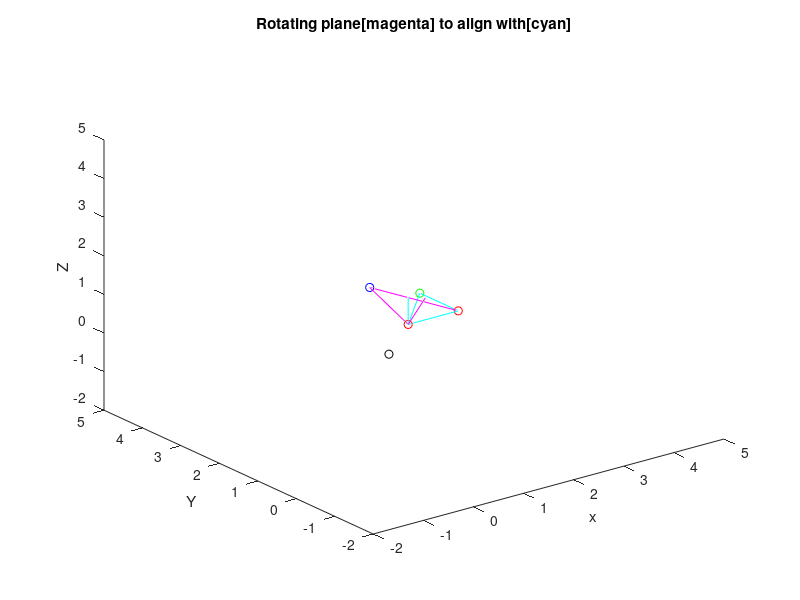

MATLAB code for this plot:
clear all;

% Creating four points
point1 = [1 1 1];
point2 = [2 1 1];
point3 = [2 2 1];
point4 = [1 2 1.5];

% Plotting 4 points
figure;
plot3(point1(1),point1(2),point1(3),'or');
hold on;
plot3(point2(1),point2(2),point2(3),'or');
plot3(point3(1),point3(2),point3(3),'og');
plot3(point4(1),point4(2),point4(3),'ob');

xlabel(' x ');
ylabel(' Y ');
zlabel(' Z ');
xlim([-2 5])
ylim([-2 5])
zlim([-2 5])


% orienting the point 4 in same plane as other 3 points

% Plane 1 = 1,2,3
% Creating vector between points 1 and 2
vec12 = point2 - point1;
vec12_p = [point1; point1+vec12];
vec12_UV = vec12./vecnorm(vec12);
plot3(vec12_p(:,1),vec12_p(:,2),vec12_p(:,3),'c', 'LineWidth',0.5);

% Creating vector between points 1 and 3
vec13 = point3 - point1;
vec13_p = [point1; point1+vec13];
vec13_UV = vec13./vecnorm(vec13);
plot3(vec13_p(:,1),vec13_p(:,2),vec13_p(:,3),'c', 'LineWidth',0.5);

% Creating vector between points 2 and 3
vec23 = point3 - point2;
vec23_p = [point2; point2+vec23];
vec23_UV = vec23./vecnorm(vec23);
plot3(vec23_p(:,1),vec23_p(:,2),vec23_p(:,3),'c', 'LineWidth',0.5);


% Plane 2 = 1,2,4

% Creating vector between points 1 and 4
vec14 = point4 - point1;
vec14_p = [point1; point1+vec14];
vec14_UV = vec14./vecnorm(vec14);
plot3(vec14_p(:,1),vec14_p(:,2),vec14_p(:,3),'m', 'LineWidth',0.5);

% computing new axis
ih2 = cross(vec12_UV, vec14_UV);
ih2_UV = ih2./vecnorm(ih2);
vec1i2_p = [point1; point1+ih2];
plot3(vec1i2_p(:,1),vec1i2_p(:,2),vec1i2_p(:,3),'m', 'LineWidth',0.5)

ih = cross(vec12_UV, vec13_UV);
ih_UV = ih./vecnorm(ih);
vec1i_p = [point1; point1+ih];
plot3(vec1i_p(:,1),vec1i_p(:,2),vec1i_p(:,3),'c', 'LineWidth',0.5)


% Creating vector between points 2 and 4
vec24 = point4 - point2;
vec24_p = [point2; point2+vec24];
vec24_UV = vec24./vecnorm(vec24);
plot3(vec24_p(:,1),vec24_p(:,2),vec24_p(:,3),'m', 'LineWidth',0.5);

title('Rotating plane[magenta] to align with[cyan]')
pause(5)

% Computing the required angle of rotation 
% theta = dot(ih2, vec12_UV);
% theta = radtodeg(theta);

% angle between 
angle3 = atan2(norm(cross(vec14_UV,vec23_UV)), dot(vec14_UV,vec23_UV));

angle = atan2(norm(cross(ih2_UV,vec12_UV)), dot(ih2_UV,vec12_UV));

angle2 = atan2(norm(cross(ih2_UV,ih_UV)), dot(ih2_UV,ih_UV));

angle_deg = rad2deg(angle)
theta =  -1 * angle;

R_X = [1 0 0; 0 cos(theta) -sin(theta); 0 sin(theta) cos(theta)];
R_Y = [cosd(theta) 0 sind(theta) ; 0 1 0; -sind(theta) 0 cosd(theta)];
R_Z = [cosd(theta) -sind(theta) 0; sind(theta) cosd(theta) 0; 0 0 1];

point4_n = R_X * vec14';
point4_new = point4+point4_n;

plot3(point4_new(1),point4_new(2),point4_new(3),'ok');
